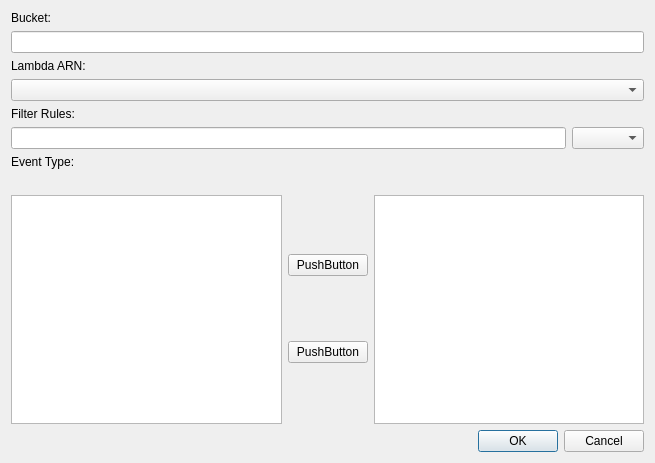
<?xml version="1.0" encoding="UTF-8"?>
<ui version="4.0">
 <class>S3BucketLambdaNotificationDialog</class>
 <widget class="QDialog" name="S3BucketLambdaNotificationDialog">
  <property name="geometry">
   <rect>
    <x>0</x>
    <y>0</y>
    <width>655</width>
    <height>463</height>
   </rect>
  </property>
  <property name="windowTitle">
   <string>S3 Bucket Notification</string>
  </property>
  <layout class="QVBoxLayout" name="verticalLayout">
   <item>
    <layout class="QVBoxLayout" name="verticalLayout_2">
     <item>
      <widget class="QLabel" name="bucketLabel">
       <property name="text">
        <string>Bucket:</string>
       </property>
      </widget>
     </item>
     <item>
      <widget class="QLineEdit" name="bucketEdit">
       <property name="readOnly">
        <bool>true</bool>
       </property>
      </widget>
     </item>
     <item>
      <widget class="QLabel" name="lambdaLabel">
       <property name="text">
        <string>Lambda ARN:</string>
       </property>
      </widget>
     </item>
     <item>
      <widget class="QComboBox" name="lambdaCombo"/>
     </item>
     <item>
      <widget class="QLabel" name="filterRuleLabel">
       <property name="text">
        <string>Filter Rules:</string>
       </property>
      </widget>
     </item>
     <item>
      <layout class="QHBoxLayout" name="horizontalLayout">
       <property name="topMargin">
        <number>0</number>
       </property>
       <item>
        <widget class="QLineEdit" name="filterRulesEdit"/>
       </item>
       <item>
        <widget class="QComboBox" name="filterRuleTypeCombo"/>
       </item>
      </layout>
     </item>
     <item>
      <widget class="QLabel" name="eventTypeL">
       <property name="text">
        <string>Event Type:</string>
       </property>
      </widget>
     </item>
     <item>
      <layout class="QHBoxLayout" name="horizontalLayout_2">
       <property name="topMargin">
        <number>20</number>
       </property>
       <item>
        <widget class="QListView" name="availableEventTypeList"/>
       </item>
       <item>
        <layout class="QVBoxLayout" name="verticalLayout_3">
         <property name="topMargin">
          <number>0</number>
         </property>
         <property name="rightMargin">
          <number>0</number>
         </property>
         <item>
          <widget class="QPushButton" name="leftToRightButton">
           <property name="text">
            <string>PushButton</string>
           </property>
          </widget>
         </item>
         <item>
          <widget class="QPushButton" name="rightToLeftButton">
           <property name="text">
            <string>PushButton</string>
           </property>
          </widget>
         </item>
        </layout>
       </item>
       <item>
        <widget class="QListView" name="selectedEventTypeList"/>
       </item>
      </layout>
     </item>
    </layout>
   </item>
   <item>
    <widget class="QDialogButtonBox" name="buttonBox">
     <property name="standardButtons">
      <set>QDialogButtonBox::StandardButton::Cancel|QDialogButtonBox::StandardButton::Ok</set>
     </property>
    </widget>
   </item>
  </layout>
 </widget>
 <resources/>
 <connections/>
</ui>
